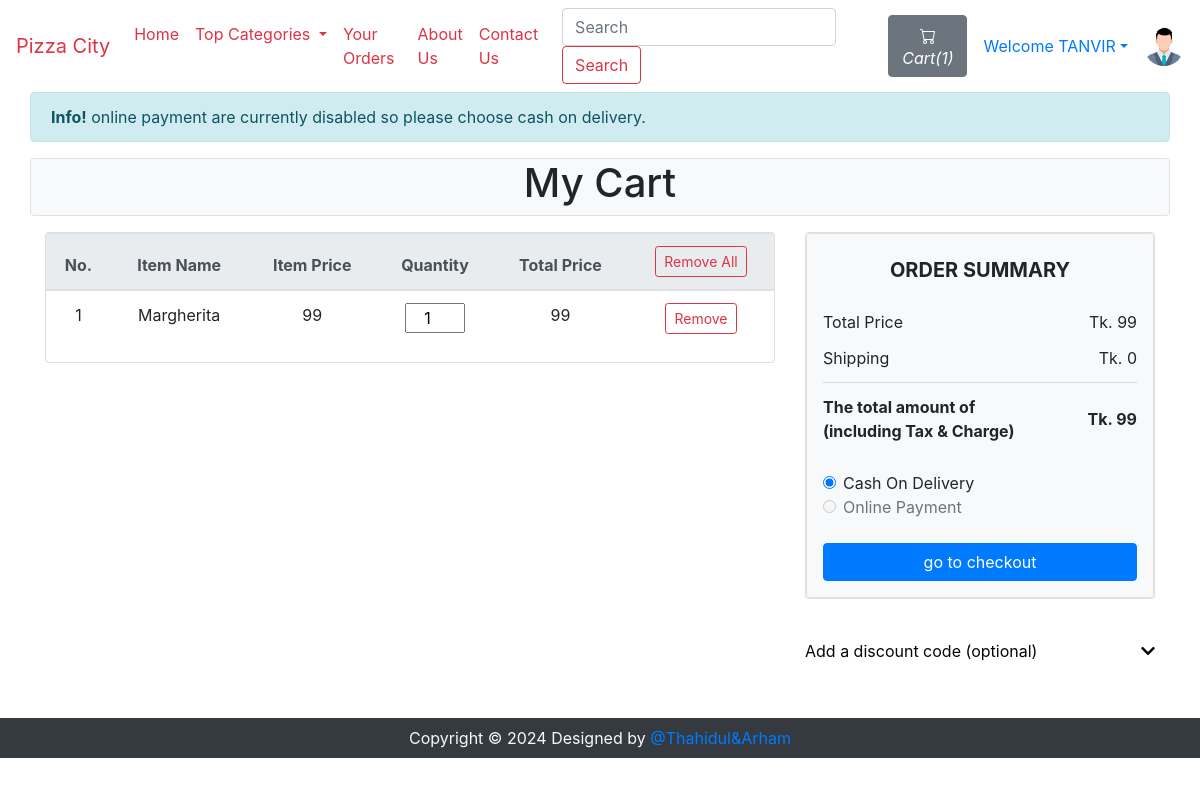
/viewCart.php (signed in), run on the app's committed database.
### tables this page shows
CREATE TABLE `sitedetail` (
  `tempId` int(11) NOT NULL,
  `systemName` varchar(21) NOT NULL,
  `email` varchar(35) NOT NULL,
  `contact1` bigint(21) NOT NULL,
  `contact2` bigint(21) DEFAULT NULL COMMENT 'Optional',
  `address` text NOT NULL,
  `dateTime` datetime NOT NULL DEFAULT current_timestamp()
);

CREATE TABLE `viewcart` (
  `cartItemId` int(11) NOT NULL,
  `pizzaId` int(11) NOT NULL,
  `itemQuantity` int(100) NOT NULL,
  `userId` int(11) NOT NULL,
  `addedDate` datetime NOT NULL DEFAULT current_timestamp()
);

CREATE TABLE `pizza` (
  `pizzaId` int(12) NOT NULL,
  `pizzaName` varchar(255) NOT NULL,
  `pizzaPrice` int(12) NOT NULL,
  `pizzaDesc` text NOT NULL,
  `pizzaCategorieId` int(12) NOT NULL,
  `pizzaPubDate` datetime NOT NULL DEFAULT current_timestamp()
);

### viewCart.php (the view, shortened to what this page needs)
<!doctype html>
<html lang="en">
<head>
    <link rel="stylesheet" href="https://stackpath.bootstrapcdn.com/bootstrap/4.4.1/css/bootstrap.min.css">
    <link rel="stylesheet" href="https://use.fontawesome.com/releases/v5.8.2/css/all.css">
</head>
<body>
    <?php include 'partials/_dbconnect.php';?>
    <?php require 'partials/_nav.php' ?>
    <?php
    if($loggedin){
    ?>
    <div class="container" id="cont">
        <div class="row">
            <div class="alert alert-info mb-0" style="width: -webkit-fill-available;">
              <strong>Info!</strong> online payment are currently disabled so please choose cash on delivery.
            </div>
            <div class="col-lg-12 text-center border rounded bg-light my-3">
                <h1>My Cart</h1>
            </div>
            <div class="col-lg-8">
                <div class="card wish-list mb-3">
                    <table class="table text-center">
                        <thead class="thead-light">
                            <tr>
                                <th scope="col">No.</th>
                                <th scope="col">Item Name</th>
                                <th scope="col">Item Price</th>
                                <th scope="col">Quantity</th>
                                <th scope="col">Total Price</th>
                                <th scope="col">
                                    <form action="partials/_manageCart.php" method="POST">
                                        <button name="removeAllItem" class="btn btn-sm btn-outline-danger">Remove All</button>
                                        <input type="hidden" name="userId" value="<?php $userId = $_SESSION['userId']; echo $userId ?>">
                                    </form>
                                </th>
                            </tr>
                        </thead>
                        <tbody>
                            <?php
                                $sql = "SELECT * FROM `viewcart` WHERE `userId`= $userId";
                                $result = mysqli_query($conn, $sql);
                                $counter = 0;
                                $totalPrice = 0;
                                while($row = mysqli_fetch_assoc($result)){
                                    $pizzaId = $row['pizzaId'];
                                    $Quantity = $row['itemQuantity'];
                                    $mysql = "SELECT * FROM `pizza` WHERE pizzaId = $pizzaId";
                                    $myresult = mysqli_query($conn, $mysql);
                                    $myrow = mysqli_fetch_assoc($myresult);
                                    $pizzaName = $myrow['pizzaName'];
                                    $pizzaPrice = $myrow['pizzaPrice'];
                                    $total = $pizzaPrice * $Quantity;
                                    $counter++;
                                    $totalPrice = $totalPrice + $total;
                                    echo '<tr>
                                            <td>' . $counter . '</td>
                                            <td>' . $pizzaName . '</td>
                                            <td>' . $pizzaPrice . '</td>
                                            <td>
                                                <form id="frm' . $pizzaId . '">
                                                    <input type="hidden" name="pizzaId" value="' . $pizzaId . '">
                                                    <input type="number" name="quantity" value="' . $Quantity . '" class="text-center" onchange="updateCart(' . $pizzaId . ')" onkeyup="return false" style="width:60px" min=1 oninput="check(this)" onClick="this.select();">
                                                </form>
                                            </td>
                                            <td>' . $total . '</td>
                                            <td>
                                                <form action="partials/_manageCart.php" method="POST">
                                                    <button name="removeItem" class="btn btn-sm btn-outline-danger">Remove</button>
                                                    <input type="hidden" name="itemId" value="'.$pizzaId. '">
                                                </form>
                                            </td>
                                        </tr>';
                                }
                                    ?>
                        </tbody>
                    </table>
                </div>
            </div>
            <div class="col-lg-4">
                <div class="card wish-list mb-3">
                    <div class="pt-4 border bg-light rounded p-3">
                        <h5 class="mb-3 text-uppercase font-weight-bold text-center">Order summary</h5>
                        <ul class="list-group list-group-flush">
                            <li class="list-group-item d-flex justify-content-between align-items-center border-0 px-0 pb-0 bg-light">Total Price<span>Tk. <?php echo $totalPrice ?></span></li>
                            <li class="list-group-item d-flex justify-content-between align-items-center px-0 bg-light">Shipping<span>Tk. 0</span></li>
                            <li class="list-group-item d-flex justify-content-between align-items-center border-0 px-0 mb-3 bg-light">
                                <div>
                                    <strong>The total amount of</strong>
                                    <strong><p class="mb-0">(including Tax & Charge)</p></strong>
                                </div>
                                <span><strong>Tk. <?php echo $totalPrice ?></strong></span>
                            </li>
                        </ul>
                        <div class="form-check">
                            <input class="form-check-input" type="radio" name="flexRadioDefault" id="flexRadioDefault1" checked>
                            <label class="form-check-label" for="flexRadioDefault1">
                                Cash On Delivery
                            </label>
                        </div>
                        <div class="form-check">
                            <input class="form-check-input" type="radio" name="flexRadioDefault1" id="flexRadioDefault1" disabled>
                            <label class="form-check-label" for="flexRadioDefault1">
                                Online Payment
                            </label>
                        </div><br>
                        <button type="button" class="btn btn-primary btn-block" data-toggle="modal" data-target="#checkoutModal">go to checkout</button>
                    </div>
                </div>
                <div class="mb-3">
                    <div class="pt-4">
                        <a class="dark-grey-text d-flex justify-content-between" style="text-decoration: none; color: #050607;" data-toggle="collapse" href="#collapseExample"
                            aria-expanded="false" aria-controls="collapseExample">
                            Add a discount code (optional)
                            <span><i class="fas fa-chevron-down pt-1"></i></span>
                        </a>
                    </div>
                </div>
            </div>
        </div>
    </div>
    <?php
    }
    else {
        echo '<div class="container" style="min-height : 610px;">
        <div class="alert alert-info my-3">
            <font style="font-size:22px"><center>Before checkout you need to <strong><a class="alert-link" data-toggle="modal" data-target="#loginModal">Login</a></strong></center></font>
        </div></div>';
    }
    ?>
    <?php require 'partials/_footer.php' ?>
</body>
</html>

### partials/_nav.php (shortened to what this page needs)
<?php
if(isset($_SESSION['loggedin']) && $_SESSION['loggedin']==true){
  $loggedin= true;
  $userId = $_SESSION['userId'];
  $username = $_SESSION['username'];
}
else{
  $loggedin = false;
  $userId = 0;
}
$sql = "SELECT * FROM `sitedetail`";
$result = mysqli_query($conn, $sql);
$row = mysqli_fetch_assoc($result);
$systemName = $row['systemName'];
echo '
<nav class="navbar navbar-expand-lg text-danger navbar-white">
      <a class="navbar-brand text-danger" href="index.php">'.$systemName.'</a>
      <button class="navbar-toggler" type="button" data-toggle="collapse" data-target="#navbarSupportedContent" aria-controls="navbarSupportedContent" aria-expanded="false" aria-label="Toggle navigation">
        <span class="navbar-toggler-icon text-danger"></span>
      </button>
      <div class="collapse navbar-collapse" id="navbarSupportedContent">
        <ul class="navbar-nav mr-auto">
          <li class="nav-item  active">
            <a class="nav-link text-danger" href="index.php">Home <span class="sr-only">(current)</span></a>
          </li>
          <li class="nav-item dropdown">
            <a class="nav-link text-danger dropdown-toggle" href="#" id="navbarDropdown" role="button" data-toggle="dropdown" aria-haspopup="true" aria-expanded="false">
              Top Categories
            </a>
            <div class="dropdown-menu" aria-labelledby="navbarDropdown">';
            echo '</div>
          </li>
          <li class="nav-item">
            <a class="nav-link text-danger" href="viewOrder.php">Your Orders</a>
          </li>
          <li class="nav-item">
            <a class="nav-link text-danger" href="about.php">About Us</a>
          </li>
          <li class="nav-item">
            <a class="nav-link text-danger" href="contact.php">Contact Us</a>
          </li>
        </ul>
        <form method="get" action="/OnlinePizzaDelivery/search.php" class="form-inline my-2 my-lg-0 mx-3">
          <input class="form-control text-danger mr-sm-2" type="search" name="search" id="search" placeholder="Search" aria-label="Search" required>
          <button class="btn btn-outline-danger my-2 my-sm-0" type="submit">Search</button>
        </form>';
        $countsql = "SELECT SUM(`itemQuantity`) FROM `viewcart` WHERE `userId`=$userId";
        $countresult = mysqli_query($conn, $countsql);
        $countrow = mysqli_fetch_assoc($countresult);
        $count = $countrow['SUM(`itemQuantity`)'];
        echo '<a href="viewCart.php"><button type="button" class="btn btn-secondary mx-2" title="MyCart">
          <svg xmlns="img/cart.svg" width="16" height="16" fill="currentColor" class="bi bi-cart" viewBox="0 0 16 16">
            <path d="M0 1.5A.5.5 0 0 1 .5 1H2a.5.5 0 0 1 .485.379L2.89 3H14.5a.5.5 0 0 1 .491.592l-1.5 8A.5.5 0 0 1 13 12H4a.5.5 0 0 1-.491-.408L2.01 3.607 1.61 2H.5a.5.5 0 0 1-.5-.5zM3.102 4l1.313 7h8.17l1.313-7H3.102zM5 12a2 2 0 1 0 0 4 2 2 0 0 0 0-4zm7 0a2 2 0 1 0 0 4 2 2 0 0 0 0-4zm-7 1a1 1 0 1 1 0 2 1 1 0 0 1 0-2zm7 0a1 1 0 1 1 0 2 1 1 0 0 1 0-2z"/>
          </svg>
          <i class="bi bi-cart">Cart(' .$count. ')</i>
        </button></a>';
        if($loggedin){
          echo '<ul class="navbar-nav mr-2">
            <li class="nav-item dropdown">
              <a class="nav-link dropdown-toggle" href="#" id="navbarDropdown" role="button" data-toggle="dropdown"> Welcome ' .$username. '</a>
              <div class="dropdown-menu text-danger" aria-labelledby="navbarDropdown">
                <a class="dropdown-item" href="partials/_logout.php">Logout</a>
              </div>
            </li>
          </ul>
          <div class="text-center image-size-small position-relative">
            <a href="viewProfile.php"><img src="img/person-' .$userId. '.jpg" class="rounded-circle text-danger" onError="this.src = \'img/profilePic.jpg\'" style="width:40px; height:40px"></a>
          </div>';
        }
        else {
          echo '
          <button type="button" class="btn btn-danger mx-2"  data-toggle="modal" data-target="#loginModal">Login</button>
          <button type="button" class="btn btn-danger mx-2"  data-toggle="modal" data-target="#signupModal">SignUp</button>';
        }
  echo '</div>
    </nav>';
?>

### viewCart.php (style rules this page uses)
#cont { min-height : 626px; }

### data on the page
sitedetail: systemName "Pizza City"
viewcart: pizzaId.pizzaName "Margherita", pizzaId.pizzaPrice "99", quantity "1"

### other printed values
$count "1"
$username "TANVIR"
$totalPrice "99"
